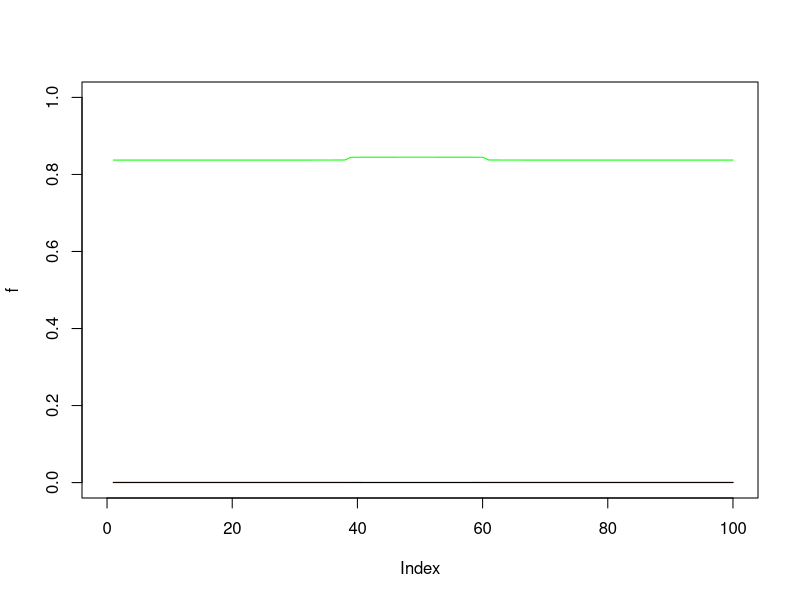

Source code (R):
## ---- chunk 1
knitr::opts_chunk$set(echo = TRUE)
## ---- chunk 2
library(deSolve)
library(pracma)
## ---- chunk 3
# Parameters
parameters <- c(
  lambda.n = 0.75, lambda.q = 7.5e-3, lambda.r = 7.575e-3, lambda.s = 0.0375,
  nf = 1, nq = 0.5, nr = 0.5, ns = 0.5, L1 = 100, dm = 0.0005, dn = 0.0001,
  p1 = 2e-7, p2 = 5e-6, p3 = 1e-3, p4 = 1e-2, y = 0.00005, b = 0, 
  alfa = 0.1)

# Tijdssequentie
times <- 0:80

# Aantal punten initiële waardes
N <- 100

# Initiële waardes
initial.values <- rep(c(f = 0.75, q = 0, r = 0, s = 0, n = 0, m = 0), each = N)
## ---- chunk 4
for (i in seq((5.5/14*100), (8.5/14*100), 1)) {
  # f initiële waarde van f aanpassen op specifieke punten
  initial.values[round(i)] = 0.71
  # q initiële waarde van f aanpassen op specifieke punten
  initial.values[round(i) + 100] = 0.05
}
## ---- chunk 5
verandering <- function (time, initial.values, parameters) {
  with(as.list(c(parameters, initial.values)),{
    
    # Het uitpakken van de variabelen voor de vergelijkingen
    f <- initial.values[1:N]
    q <- initial.values[(N+1):(2*N)]
    r <- initial.values[(2*N+1):(3*N)]
    s <- initial.values[(3*N+1):(4*N)]
    n <- initial.values[(4*N+1):(5*N)]
    m <- initial.values[(5*N+1):(6*N)]
    
    # Aantal punten voor initiële waardes
    N <- 100
    
    # Het berekenen van A
    A <- n+f+q+r+s
    
    # Vergelijkingen
    df.dt <- - (nf * m * f) - (L1 * f)
    dq.dt <- (lambda.q * q * (1 - A)) - (nq * n * q) + (L1 * f) - (p2 * q)
    dr.dt <- (lambda.r * r * (1 - A)) - (nr * n * r) + (p2 * q) - (p3 * r)
    ds.dt <- (lambda.s * s * (1 - A)) - (ns * n * s) + (p3 * r) - (p4 * s)
    d.accent.n.dt <- (lambda.n * n * (1 - A)) + (dn * gradient(gradient(n, h1 = 1/N), h1 = 1/N)) - 
      (y * gradient(n * gradient(f, h1 = 1/N), h1 = 1 / N)) + (p4 * s)
    d.accent.m.dt <- (dm * gradient(gradient(m, h1 = 1/N), h1 = 1/N)) + (alfa * n * (1 - m)) - (b * m)
    
    # Retourneren van de initiële waardes
    return(list(as.double(c(df.dt, dq.dt, dr.dt, ds.dt, d.accent.n.dt, d.accent.m.dt))))
  })
}
## ---- chunk 6
out <- ode.1D(y = initial.values, times = times, func = verandering, parms = parameters, nspec = 6, dimens = N, bandwidth = 3)
## ---- chunk 7
# Tijdspunt definiëren
t <- 75

# Alle waardes uit het object halen bij specieke tijdspunt
f <- out[t,1:N+1]
q <- out[t,1+(N+1):(2*N)]
r <- out[t,1+(2*N+1):(3*N)]
s <- out[t,1+(3*N+1):(4*N)]
n <- out[t,1+(4*N+1):(5*N)]
m <- out[t,1+(5*N+1):(6*N)]

out

# Plotten van de waardes
plot(f, type = "l", ylim = c(0, 1), col = "darkgreen", xlim = c(0,100))
points(q, type = "l", col = "green")
points(n, type = "l", col = "red")
points(m, type = "l", col = "black")
